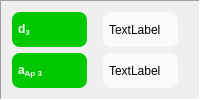
          <widget class="QFrame" name="frame_12">
           <property name="frameShape">
            <enum>QFrame::Panel</enum>
           </property>
           <property name="frameShadow">
            <enum>QFrame::Sunken</enum>
           </property>
           <layout class="QGridLayout" name="gridLayout_14">
            <item row="1" column="0">
             <widget class="QLabel" name="tApertureDiam3_Label">
              <property name="font">
               <font>
                <weight>75</weight>
                <bold>true</bold>
               </font>
              </property>
              <property name="styleSheet">
               <string notr="true">QLabel {background-color: #00c800;
color: #fafafa;
border: 0px solid grey;
border-radius: 8px;
padding: 3px;
margin-right: 10px}</string>
              </property>
              <property name="text">
               <string>a&lt;sub&gt;Ap 3&lt;/sub&gt;</string>
              </property>
             </widget>
            </item>
            <item row="1" column="1">
             <widget class="QLabel" name="apertureDiam3_Label">
              <property name="styleSheet">
               <string notr="true">QLabel {background-color: #fafafa}
QLabel {color: #000000}
QLabel {border: 0px solid grey}
QLabel {border-radius: 8px}
QLabel {padding: 3px}
QLabel {margin-right: 10px}</string>
              </property>
              <property name="text">
               <string>TextLabel</string>
              </property>
             </widget>
            </item>
            <item row="0" column="1">
             <widget class="QLabel" name="apertureDist3_Label">
              <property name="styleSheet">
               <string notr="true">QLabel {background-color: #fafafa}
QLabel {color: #000000}
QLabel {border: 0px solid grey}
QLabel {border-radius: 8px}
QLabel {padding: 3px}
QLabel {margin-right: 10px}</string>
              </property>
              <property name="text">
               <string>TextLabel</string>
              </property>
             </widget>
            </item>
            <item row="0" column="0">
             <widget class="QLabel" name="tApertureDist3_Label">
              <property name="font">
               <font>
                <weight>75</weight>
                <bold>true</bold>
               </font>
              </property>
              <property name="styleSheet">
               <string notr="true">QLabel {background-color: #00c800;
color: #fafafa;
border: 0px solid grey;
border-radius: 8px;
padding: 3px;
margin-right: 10px}</string>
              </property>
              <property name="text">
               <string>d&lt;sub&gt;3&lt;/sub&gt;</string>
              </property>
             </widget>
            </item>
           </layout>
          </widget>
